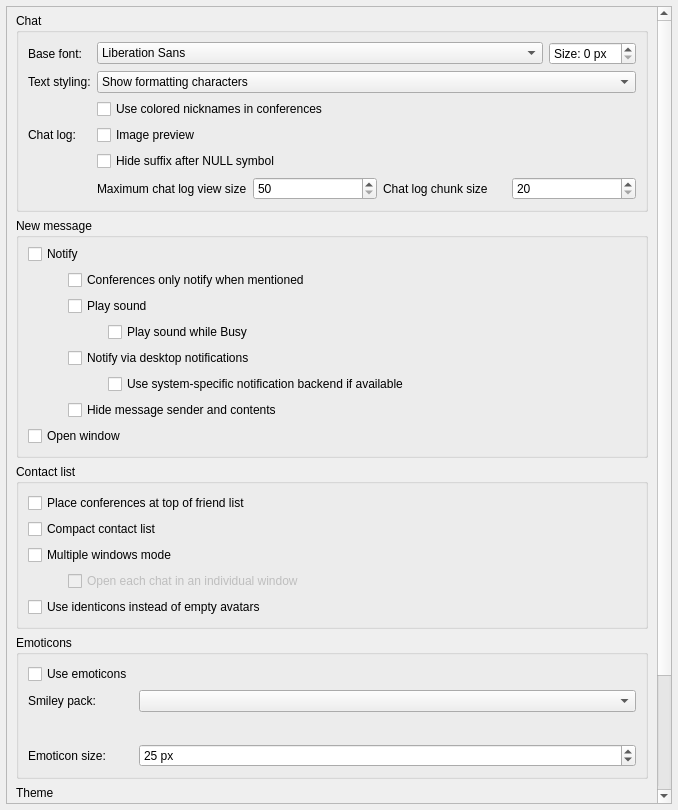
<?xml version="1.0" encoding="UTF-8"?>
<ui version="4.0">
 <class>UserInterfaceSettings</class>
 <widget class="QWidget" name="UserInterfaceSettings">
  <property name="geometry">
   <rect>
    <x>0</x>
    <y>0</y>
    <width>678</width>
    <height>810</height>
   </rect>
  </property>
  <property name="windowTitle">
   <string notr="true">{{ui settings}}</string>
  </property>
  <layout class="QVBoxLayout" name="verticalLayout_2">
   <property name="leftMargin">
    <number>6</number>
   </property>
   <property name="topMargin">
    <number>6</number>
   </property>
   <property name="rightMargin">
    <number>6</number>
   </property>
   <property name="bottomMargin">
    <number>6</number>
   </property>
   <item>
    <widget class="VerticalOnlyScroller" name="scrollArea">
     <property name="widgetResizable">
      <bool>true</bool>
     </property>
     <property name="alignment">
      <set>Qt::AlignmentFlag::AlignLeading|Qt::AlignmentFlag::AlignLeft|Qt::AlignmentFlag::AlignTop</set>
     </property>
     <widget class="QWidget" name="scrollAreaWidgetContents">
      <property name="geometry">
       <rect>
        <x>0</x>
        <y>0</y>
        <width>650</width>
        <height>1104</height>
       </rect>
      </property>
      <layout class="QVBoxLayout" name="verticalLayout_4" stretch="0,0,0,0,0,0">
       <property name="spacing">
        <number>6</number>
       </property>
       <property name="topMargin">
        <number>6</number>
       </property>
       <item>
        <widget class="QGroupBox" name="chatGroupBox">
         <property name="title">
          <string>Chat</string>
         </property>
         <layout class="QFormLayout" name="formLayout_2">
          <property name="leftMargin">
           <number>9</number>
          </property>
          <property name="topMargin">
           <number>9</number>
          </property>
          <property name="rightMargin">
           <number>9</number>
          </property>
          <property name="bottomMargin">
           <number>9</number>
          </property>
          <item row="0" column="0">
           <widget class="QLabel" name="lblChatFont">
            <property name="text">
             <string>Base font:</string>
            </property>
            <property name="alignment">
             <set>Qt::AlignmentFlag::AlignLeading|Qt::AlignmentFlag::AlignLeft|Qt::AlignmentFlag::AlignVCenter</set>
            </property>
           </widget>
          </item>
          <item row="0" column="1">
           <layout class="QHBoxLayout" name="horizontalLayout_5">
            <item>
             <widget class="QFontComboBox" name="txtChatFont">
              <property name="editable">
               <bool>false</bool>
              </property>
             </widget>
            </item>
            <item>
             <widget class="QSpinBox" name="txtChatFontSize">
              <property name="sizePolicy">
               <sizepolicy hsizetype="Maximum" vsizetype="Fixed">
                <horstretch>0</horstretch>
                <verstretch>0</verstretch>
               </sizepolicy>
              </property>
              <property name="suffix">
               <string> px</string>
              </property>
              <property name="prefix">
               <string>Size: </string>
              </property>
             </widget>
            </item>
           </layout>
          </item>
          <item row="1" column="0">
           <widget class="QLabel" name="textStyleLabel">
            <property name="toolTip">
             <string>New text styling preference may not load on chat history until qTox restarts.
It will affect new messages immediately.

Plaintext:
    Don't apply any formatting to messages.
    E.g. &quot;**text**&quot; will show as &quot;**text**&quot;, not bold.
Show formatting characters:
    Apply formatting and show characters.
    E.g. &quot;**text**&quot; will show as &quot;**text**&quot;, bold.
Hide formatting characters:
    Apply formatting and don't show characters.
    E.g. &quot;**text**&quot; will show as &quot;text&quot;, bold.</string>
            </property>
            <property name="text">
             <string>Text styling:</string>
            </property>
            <property name="alignment">
             <set>Qt::AlignmentFlag::AlignLeading|Qt::AlignmentFlag::AlignLeft|Qt::AlignmentFlag::AlignVCenter</set>
            </property>
           </widget>
          </item>
          <item row="1" column="1">
           <widget class="QComboBox" name="textStyleComboBox">
            <property name="sizePolicy">
             <sizepolicy hsizetype="Expanding" vsizetype="Fixed">
              <horstretch>0</horstretch>
              <verstretch>0</verstretch>
             </sizepolicy>
            </property>
            <property name="toolTip">
             <string>Select text styling preference.</string>
            </property>
            <property name="currentIndex">
             <number>1</number>
            </property>
            <item>
             <property name="text">
              <string>Plaintext</string>
             </property>
            </item>
            <item>
             <property name="text">
              <string>Show formatting characters</string>
             </property>
            </item>
            <item>
             <property name="text">
              <string>Hide formatting characters</string>
             </property>
            </item>
           </widget>
          </item>
          <item row="2" column="1">
           <widget class="QCheckBox" name="useNameColors">
            <property name="text">
             <string>Use colored nicknames in conferences</string>
            </property>
           </widget>
          </item>
          <item row="3" column="0">
           <widget class="QLabel" name="label">
            <property name="text">
             <string>Chat log:</string>
            </property>
           </widget>
          </item>
          <item row="3" column="1">
           <widget class="QCheckBox" name="cbImagePreview">
            <property name="toolTip">
             <string comment="tooltip for Image preview setting">Show previews for sent and received images in chats. Hover over the inline preview to display a larger preview.</string>
            </property>
            <property name="text">
             <string>Image preview</string>
            </property>
           </widget>
          </item>
          <item row="5" column="1">
           <layout class="QHBoxLayout" name="horizontalLayout_4">
            <item>
             <widget class="QLabel" name="chatLogMaxLbl">
              <property name="toolTip">
               <string>Maximum number of messages (per conversation) loaded from chat history.
Decrease this to improve performance. A too low number here may cause the
scroll bar to disappear.</string>
              </property>
              <property name="text">
               <string>Maximum chat log view size</string>
              </property>
             </widget>
            </item>
            <item>
             <widget class="QSpinBox" name="chatLogMaxTxt">
              <property name="minimum">
               <number>50</number>
              </property>
              <property name="maximum">
               <number>500</number>
              </property>
             </widget>
            </item>
            <item>
             <widget class="QLabel" name="chatLogChunkLbl">
              <property name="toolTip">
               <string>Number of messages to load from the chat history when scrolling. A too low
number here may cause the scroll bar to disappear.</string>
              </property>
              <property name="text">
               <string>Chat log chunk size</string>
              </property>
             </widget>
            </item>
            <item>
             <widget class="QSpinBox" name="chatLogChunkTxt">
              <property name="minimum">
               <number>20</number>
              </property>
              <property name="maximum">
               <number>100</number>
              </property>
             </widget>
            </item>
           </layout>
          </item>
          <item row="4" column="1">
           <widget class="QCheckBox" name="cbHidePostNullSuffix">
            <property name="text">
             <string>Hide suffix after NULL symbol</string>
            </property>
           </widget>
          </item>
         </layout>
        </widget>
       </item>
       <item>
        <widget class="QGroupBox" name="newMessageGroup">
         <property name="title">
          <string>New message</string>
         </property>
         <layout class="QVBoxLayout" name="verticalLayout_10">
          <property name="topMargin">
           <number>6</number>
          </property>
          <item>
           <widget class="QCheckBox" name="notify">
            <property name="toolTip">
             <string comment="tooltip for Notify setting">Show a notification when you receive a new message, call, or friend request and the window is not selected.</string>
            </property>
            <property name="text">
             <string>Notify</string>
            </property>
           </widget>
          </item>
          <item>
           <layout class="QVBoxLayout" name="verticalLayout_11">
            <property name="leftMargin">
             <number>40</number>
            </property>
            <item>
             <widget class="QCheckBox" name="conferenceOnlyNotifyWhenMentioned">
              <property name="toolTip">
               <string comment="toolTip for Conferences only notify when mentioned">Only notify about new messages in conferences when your nickname is mentioned.</string>
              </property>
              <property name="text">
               <string>Conferences only notify when mentioned</string>
              </property>
             </widget>
            </item>
            <item>
             <widget class="QCheckBox" name="notifySound">
              <property name="toolTip">
               <string>If disabled, mute notification sounds when status is Busy (but still show a notification)</string>
              </property>
              <property name="text">
               <string>Play sound</string>
              </property>
             </widget>
            </item>
            <item>
             <layout class="QVBoxLayout" name="verticalLayout">
              <property name="leftMargin">
               <number>40</number>
              </property>
              <item>
               <widget class="QCheckBox" name="busySound">
                <property name="text">
                 <string>Play sound while Busy</string>
                </property>
               </widget>
              </item>
             </layout>
            </item>
            <item>
             <widget class="QCheckBox" name="desktopNotify">
              <property name="toolTip">
               <string>Use desktop notifications, e.g. in a notification center or at the system tray. Without this, the notification will only be visible as a flashing tray icon.</string>
              </property>
              <property name="text">
               <string>Notify via desktop notifications</string>
              </property>
             </widget>
            </item>
            <item>
             <layout class="QVBoxLayout" name="verticalLayout_14">
              <property name="leftMargin">
               <number>40</number>
              </property>
              <item>
               <widget class="QCheckBox" name="notifySystemBackend">
                <property name="toolTip">
                 <string>If disabled, use basic system tray notifications. Otherwise, try to use the notification backend of your desktop environment. Disable this if you observe issues with desktop notifications.</string>
                </property>
                <property name="text">
                 <string>Use system-specific notification backend if available</string>
                </property>
               </widget>
              </item>
             </layout>
            </item>
            <item>
             <widget class="QCheckBox" name="notifyHide">
              <property name="toolTip">
               <string>Only show &quot;new message&quot; without showing potentially secret information in desktop notifications.</string>
              </property>
              <property name="text">
               <string>Hide message sender and contents</string>
              </property>
             </widget>
            </item>
           </layout>
          </item>
          <item>
           <widget class="QCheckBox" name="showWindow">
            <property name="toolTip">
             <string comment="tooltip for Show window setting">Open qTox's window when you receive a new message and no window is open yet.</string>
            </property>
            <property name="text">
             <string>Open window</string>
            </property>
           </widget>
          </item>
         </layout>
        </widget>
       </item>
       <item>
        <widget class="QGroupBox" name="contactListGroup">
         <property name="title">
          <string>Contact list</string>
         </property>
         <layout class="QVBoxLayout" name="verticalLayout_5">
          <item>
           <widget class="QCheckBox" name="cbConferencePosition">
            <property name="toolTip">
             <string comment="toolTip for conference positioning">If checked, conferences will be placed at the top of the friends list, otherwise, they'll be placed below online friends.</string>
            </property>
            <property name="text">
             <string>Place conferences at top of friend list</string>
            </property>
           </widget>
          </item>
          <item>
           <widget class="QCheckBox" name="cbCompactLayout">
            <property name="toolTip">
             <string comment="toolTip for compact layout setting">Your contact list will be shown in compact mode (small avatars, tabular view).</string>
            </property>
            <property name="text">
             <string>Compact contact list</string>
            </property>
           </widget>
          </item>
          <item>
           <widget class="QCheckBox" name="cbSeparateWindow">
            <property name="toolTip">
             <string>Split friend list and chat window into separately moveable windows.</string>
            </property>
            <property name="text">
             <string>Multiple windows mode</string>
            </property>
           </widget>
          </item>
          <item>
           <layout class="QVBoxLayout" name="verticalLayout_12">
            <property name="leftMargin">
             <number>40</number>
            </property>
            <item>
             <widget class="QCheckBox" name="cbDontGroupWindows">
              <property name="enabled">
               <bool>false</bool>
              </property>
              <property name="sizePolicy">
               <sizepolicy hsizetype="Minimum" vsizetype="Minimum">
                <horstretch>0</horstretch>
                <verstretch>0</verstretch>
               </sizepolicy>
              </property>
              <property name="text">
               <string>Open each chat in an individual window</string>
              </property>
             </widget>
            </item>
           </layout>
          </item>
          <item>
           <widget class="QCheckBox" name="cbShowIdenticons">
            <property name="toolTip">
             <string comment="toolTip for show identicons">If enabled, every contact without an avatar will have a generated icon based on their Tox ID instead of the default picture. Requires restart to apply.</string>
            </property>
            <property name="text">
             <string>Use identicons instead of empty avatars</string>
            </property>
           </widget>
          </item>
         </layout>
        </widget>
       </item>
       <item>
        <widget class="QGroupBox" name="emoticonsGroupBox">
         <property name="title">
          <string>Emoticons</string>
         </property>
         <layout class="QFormLayout" name="formLayout_4">
          <item row="0" column="0">
           <widget class="QCheckBox" name="useEmoticons">
            <property name="toolTip">
             <string>Display textual emojis as colorful pictures instead of text or black/white font-rendered emojis.</string>
            </property>
            <property name="text">
             <string>Use emoticons</string>
            </property>
           </widget>
          </item>
          <item row="1" column="0">
           <widget class="QLabel" name="smileyPackLabel">
            <property name="toolTip">
             <string>Select which set of pictures to use when rendering emojis.</string>
            </property>
            <property name="text">
             <string extracomment="Text on smiley pack label">Smiley pack:</string>
            </property>
           </widget>
          </item>
          <item row="1" column="1">
           <widget class="QComboBox" name="smileyPackBrowser">
            <property name="sizePolicy">
             <sizepolicy hsizetype="Expanding" vsizetype="Fixed">
              <horstretch>0</horstretch>
              <verstretch>0</verstretch>
             </sizepolicy>
            </property>
           </widget>
          </item>
          <item row="2" column="0">
           <spacer name="horizontalSpacer_2">
            <property name="orientation">
             <enum>Qt::Orientation::Horizontal</enum>
            </property>
            <property name="sizeHint" stdset="0">
             <size>
              <width>80</width>
              <height>20</height>
             </size>
            </property>
           </spacer>
          </item>
          <item row="2" column="1">
           <layout class="QHBoxLayout" name="horizontalLayout" stretch="0,0,0,0,0">
            <property name="sizeConstraint">
             <enum>QLayout::SizeConstraint::SetDefaultConstraint</enum>
            </property>
            <item>
             <widget class="QLabel" name="smile1">
              <property name="toolTip">
               <string notr="true">:)</string>
              </property>
              <property name="text">
               <string/>
              </property>
              <property name="alignment">
               <set>Qt::AlignmentFlag::AlignCenter</set>
              </property>
             </widget>
            </item>
            <item>
             <widget class="QLabel" name="smile2">
              <property name="toolTip">
               <string notr="true">;)</string>
              </property>
              <property name="text">
               <string/>
              </property>
              <property name="alignment">
               <set>Qt::AlignmentFlag::AlignCenter</set>
              </property>
             </widget>
            </item>
            <item>
             <widget class="QLabel" name="smile3">
              <property name="toolTip">
               <string notr="true">:p</string>
              </property>
              <property name="text">
               <string/>
              </property>
              <property name="alignment">
               <set>Qt::AlignmentFlag::AlignCenter</set>
              </property>
             </widget>
            </item>
            <item>
             <widget class="QLabel" name="smile4">
              <property name="toolTip">
               <string notr="true">:O</string>
              </property>
              <property name="text">
               <string/>
              </property>
              <property name="alignment">
               <set>Qt::AlignmentFlag::AlignCenter</set>
              </property>
             </widget>
            </item>
            <item alignment="Qt::AlignmentFlag::AlignTop">
             <widget class="QLabel" name="smile5">
              <property name="toolTip">
               <string notr="true">:'(</string>
              </property>
              <property name="text">
               <string/>
              </property>
              <property name="alignment">
               <set>Qt::AlignmentFlag::AlignCenter</set>
              </property>
             </widget>
            </item>
           </layout>
          </item>
          <item row="3" column="0">
           <widget class="QLabel" name="emoticonSizeLabel">
            <property name="toolTip">
             <string>Size in pixels of an emoji picture. Select something similar to your base font size.</string>
            </property>
            <property name="text">
             <string>Emoticon size:</string>
            </property>
           </widget>
          </item>
          <item row="3" column="1">
           <widget class="QSpinBox" name="emoticonSize">
            <property name="sizePolicy">
             <sizepolicy hsizetype="Expanding" vsizetype="Fixed">
              <horstretch>0</horstretch>
              <verstretch>0</verstretch>
             </sizepolicy>
            </property>
            <property name="specialValueText">
             <string/>
            </property>
            <property name="suffix">
             <string> px</string>
            </property>
            <property name="minimum">
             <number>1</number>
            </property>
            <property name="maximum">
             <number>2147483647</number>
            </property>
            <property name="value">
             <number>25</number>
            </property>
           </widget>
          </item>
         </layout>
        </widget>
       </item>
       <item>
        <widget class="QGroupBox" name="themeGroupBox">
         <property name="title">
          <string>Theme</string>
         </property>
         <layout class="QFormLayout" name="formLayout">
          <item row="3" column="0">
           <widget class="QLabel" name="styleLabel">
            <property name="toolTip">
             <string>Base style to use for the UI. Fusion is recommended as it works best with qTox theming.</string>
            </property>
            <property name="text">
             <string>Style:</string>
            </property>
           </widget>
          </item>
          <item row="3" column="1">
           <widget class="QComboBox" name="styleBrowser">
            <property name="sizePolicy">
             <sizepolicy hsizetype="Expanding" vsizetype="Fixed">
              <horstretch>0</horstretch>
              <verstretch>0</verstretch>
             </sizepolicy>
            </property>
           </widget>
          </item>
          <item row="4" column="0">
           <widget class="QLabel" name="themeColorLabel">
            <property name="toolTip">
             <string>UI color theme. Use this to select dark mode.</string>
            </property>
            <property name="text">
             <string>Theme color:</string>
            </property>
           </widget>
          </item>
          <item row="4" column="1">
           <widget class="QComboBox" name="themeColorCBox">
            <property name="sizePolicy">
             <sizepolicy hsizetype="Expanding" vsizetype="Fixed">
              <horstretch>0</horstretch>
              <verstretch>0</verstretch>
             </sizepolicy>
            </property>
           </widget>
          </item>
          <item row="5" column="1">
           <layout class="QHBoxLayout" name="horizontalLayout_2">
            <item>
             <widget class="QComboBox" name="timestamp">
              <property name="sizePolicy">
               <sizepolicy hsizetype="Preferred" vsizetype="Fixed">
                <horstretch>0</horstretch>
                <verstretch>0</verstretch>
               </sizepolicy>
              </property>
              <property name="editable">
               <bool>true</bool>
              </property>
              <property name="insertPolicy">
               <enum>QComboBox::InsertPolicy::NoInsert</enum>
              </property>
             </widget>
            </item>
            <item>
             <widget class="QLabel" name="timeExample">
              <property name="text">
               <string notr="true">Time example</string>
              </property>
              <property name="alignment">
               <set>Qt::AlignmentFlag::AlignRight|Qt::AlignmentFlag::AlignTrailing|Qt::AlignmentFlag::AlignVCenter</set>
              </property>
             </widget>
            </item>
           </layout>
          </item>
          <item row="5" column="0">
           <widget class="QLabel" name="timestampLabel">
            <property name="text">
             <string>Timestamp format:</string>
            </property>
           </widget>
          </item>
          <item row="7" column="1">
           <layout class="QHBoxLayout" name="horizontalLayout_3">
            <item>
             <widget class="QComboBox" name="dateFormats">
              <property name="editable">
               <bool>true</bool>
              </property>
              <property name="insertPolicy">
               <enum>QComboBox::InsertPolicy::NoInsert</enum>
              </property>
             </widget>
            </item>
            <item>
             <widget class="QLabel" name="dateExample">
              <property name="text">
               <string notr="true">Date Example</string>
              </property>
              <property name="alignment">
               <set>Qt::AlignmentFlag::AlignRight|Qt::AlignmentFlag::AlignTrailing|Qt::AlignmentFlag::AlignVCenter</set>
              </property>
             </widget>
            </item>
           </layout>
          </item>
          <item row="7" column="0">
           <widget class="QLabel" name="dateformatLabel">
            <property name="text">
             <string>Date format:</string>
            </property>
           </widget>
          </item>
         </layout>
        </widget>
       </item>
       <item>
        <spacer name="verticalSpacer">
         <property name="orientation">
          <enum>Qt::Orientation::Vertical</enum>
         </property>
         <property name="sizeHint" stdset="0">
          <size>
           <width>20</width>
           <height>40</height>
          </size>
         </property>
        </spacer>
       </item>
      </layout>
     </widget>
    </widget>
   </item>
  </layout>
 </widget>
 <customwidgets>
  <customwidget>
   <class>VerticalOnlyScroller</class>
   <extends>QScrollArea</extends>
   <header>src/widget/form/settings/verticalonlyscroller.h</header>
   <container>1</container>
  </customwidget>
 </customwidgets>
 <tabstops>
  <tabstop>scrollArea</tabstop>
  <tabstop>txtChatFont</tabstop>
  <tabstop>txtChatFontSize</tabstop>
  <tabstop>textStyleComboBox</tabstop>
  <tabstop>notify</tabstop>
  <tabstop>conferenceOnlyNotifyWhenMentioned</tabstop>
  <tabstop>notifySound</tabstop>
  <tabstop>busySound</tabstop>
  <tabstop>showWindow</tabstop>
  <tabstop>cbConferencePosition</tabstop>
  <tabstop>cbCompactLayout</tabstop>
  <tabstop>cbSeparateWindow</tabstop>
  <tabstop>cbDontGroupWindows</tabstop>
  <tabstop>useEmoticons</tabstop>
  <tabstop>smileyPackBrowser</tabstop>
  <tabstop>emoticonSize</tabstop>
  <tabstop>styleBrowser</tabstop>
  <tabstop>themeColorCBox</tabstop>
  <tabstop>timestamp</tabstop>
  <tabstop>dateFormats</tabstop>
 </tabstops>
 <resources/>
 <connections/>
</ui>
